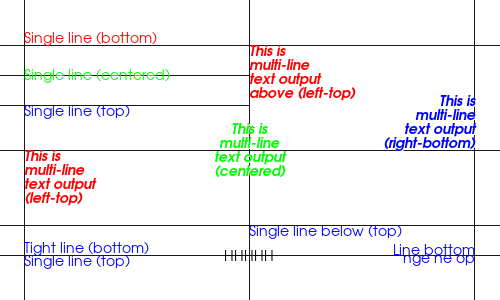

Python code for this plot:
#!/usr/bin/env python

# Demonstrate multiline 2D text with various justifications using vtkTextMapper.

import vtkmodules.vtkInteractionStyle  # noqa: F401
import vtkmodules.vtkRenderingFreeType  # noqa: F401
import vtkmodules.vtkRenderingOpenGL2  # noqa: F401

from vtkmodules.vtkCommonCore import vtkPoints
from vtkmodules.vtkCommonDataModel import (
    vtkCellArray,
    vtkPolyData,
)
from vtkmodules.vtkRenderingCore import (
    vtkActor2D,
    vtkCoordinate,
    vtkPolyDataMapper2D,
    vtkRenderWindow,
    vtkRenderWindowInteractor,
    vtkRenderer,
    vtkTextMapper,
    vtkTextProperty,
)

font_size = 14

# Common single-line text property
single_line_text_prop = vtkTextProperty()
single_line_text_prop.SetFontSize(font_size)
single_line_text_prop.SetFontFamilyToArial()
single_line_text_prop.BoldOff()
single_line_text_prop.ItalicOff()
single_line_text_prop.ShadowOff()

# Common multi-line text property
multi_line_text_prop = vtkTextProperty()
multi_line_text_prop.ShallowCopy(single_line_text_prop)
multi_line_text_prop.BoldOn()
multi_line_text_prop.ItalicOn()
multi_line_text_prop.ShadowOn()

# Single line — bottom justified
single_line_text_b = vtkTextMapper()
single_line_text_b.SetInput("Single line (bottom)")
text_property = single_line_text_b.GetTextProperty()
text_property.ShallowCopy(single_line_text_prop)
text_property.SetVerticalJustificationToBottom()
text_property.SetColor(1, 0, 0)

single_line_text_actor_b = vtkActor2D()
single_line_text_actor_b.SetMapper(single_line_text_b)
single_line_text_actor_b.GetPositionCoordinate().SetCoordinateSystemToNormalizedDisplay()
single_line_text_actor_b.GetPositionCoordinate().SetValue(0.05, 0.85)

# Single line — centered
single_line_text_c = vtkTextMapper()
single_line_text_c.SetInput("Single line (centered)")
text_property = single_line_text_c.GetTextProperty()
text_property.ShallowCopy(single_line_text_prop)
text_property.SetVerticalJustificationToCentered()
text_property.SetColor(0, 1, 0)

single_line_text_actor_c = vtkActor2D()
single_line_text_actor_c.SetMapper(single_line_text_c)
single_line_text_actor_c.GetPositionCoordinate().SetCoordinateSystemToNormalizedDisplay()
single_line_text_actor_c.GetPositionCoordinate().SetValue(0.05, 0.75)

# Single line — top justified
single_line_text_t = vtkTextMapper()
single_line_text_t.SetInput("Single line (top)")
text_property = single_line_text_t.GetTextProperty()
text_property.ShallowCopy(single_line_text_prop)
text_property.SetVerticalJustificationToTop()
text_property.SetColor(0, 0, 1)

single_line_text_actor_t = vtkActor2D()
single_line_text_actor_t.SetMapper(single_line_text_t)
single_line_text_actor_t.GetPositionCoordinate().SetCoordinateSystemToNormalizedDisplay()
single_line_text_actor_t.GetPositionCoordinate().SetValue(0.05, 0.65)

# Single line — top below 0.5
single_line_text_tb = vtkTextMapper()
single_line_text_tb.SetInput("Single line below (top)")
text_property = single_line_text_tb.GetTextProperty()
text_property.ShallowCopy(single_line_text_prop)
text_property.SetVerticalJustificationToTop()
text_property.SetColor(0, 0, 1)

single_line_text_actor_tb = vtkActor2D()
single_line_text_actor_tb.SetMapper(single_line_text_tb)
single_line_text_actor_tb.GetPositionCoordinate().SetCoordinateSystemToNormalizedDisplay()
single_line_text_actor_tb.GetPositionCoordinate().SetValue(0.5, 0.25)

# Single line — centered with tight bounding box
single_line_text_cc = vtkTextMapper()
single_line_text_cc.SetInput("HHHHH")
text_property = single_line_text_cc.GetTextProperty()
text_property.ShallowCopy(single_line_text_prop)
text_property.SetJustificationToCentered()
text_property.SetVerticalJustificationToCentered()
text_property.UseTightBoundingBoxOn()
text_property.SetColor(0, 0, 0)

single_line_text_actor_cc = vtkActor2D()
single_line_text_actor_cc.SetMapper(single_line_text_cc)
single_line_text_actor_cc.GetPositionCoordinate().SetCoordinateSystemToNormalizedDisplay()
single_line_text_actor_cc.GetPositionCoordinate().SetValue(0.5, 0.15)

# Single line — bottom-right with tight bounding box
single_line_text_br = vtkTextMapper()
single_line_text_br.SetInput("Line bottom")
text_property = single_line_text_br.GetTextProperty()
text_property.ShallowCopy(single_line_text_prop)
text_property.SetJustificationToRight()
text_property.SetVerticalJustificationToBottom()
text_property.UseTightBoundingBoxOn()
text_property.SetColor(0, 0, 1)

single_line_text_actor_br = vtkActor2D()
single_line_text_actor_br.SetMapper(single_line_text_br)
single_line_text_actor_br.GetPositionCoordinate().SetCoordinateSystemToNormalizedDisplay()
single_line_text_actor_br.GetPositionCoordinate().SetValue(0.95, 0.15)

# Single line — bottom-left with tight bounding box
single_line_text_bl = vtkTextMapper()
single_line_text_bl.SetInput("Tight line (bottom)")
text_property = single_line_text_bl.GetTextProperty()
text_property.ShallowCopy(single_line_text_prop)
text_property.SetJustificationToLeft()
text_property.SetVerticalJustificationToBottom()
text_property.UseTightBoundingBoxOn()
text_property.SetColor(0, 0, 1)

single_line_text_actor_bl = vtkActor2D()
single_line_text_actor_bl.SetMapper(single_line_text_bl)
single_line_text_actor_bl.GetPositionCoordinate().SetCoordinateSystemToNormalizedDisplay()
single_line_text_actor_bl.GetPositionCoordinate().SetValue(0.05, 0.15)

# Single line — left-top with tight bounding box
single_line_text_ltt = vtkTextMapper()
single_line_text_ltt.SetInput("Single line (top)")
text_property = single_line_text_ltt.GetTextProperty()
text_property.ShallowCopy(single_line_text_prop)
text_property.SetVerticalJustificationToTop()
text_property.UseTightBoundingBoxOn()
text_property.SetColor(0, 0, 1)

single_line_text_actor_ltt = vtkActor2D()
single_line_text_actor_ltt.SetMapper(single_line_text_ltt)
single_line_text_actor_ltt.GetPositionCoordinate().SetCoordinateSystemToNormalizedDisplay()
single_line_text_actor_ltt.GetPositionCoordinate().SetValue(0.05, 0.15)

# Single line — right-top with tight bounding box
single_line_text_rtt = vtkTextMapper()
single_line_text_rtt.SetInput("nge ne op")
text_property = single_line_text_rtt.GetTextProperty()
text_property.ShallowCopy(single_line_text_prop)
text_property.SetJustificationToRight()
text_property.SetVerticalJustificationToTop()
text_property.UseTightBoundingBoxOn()
text_property.SetColor(0, 0, 1)

single_line_text_actor_rtt = vtkActor2D()
single_line_text_actor_rtt.SetMapper(single_line_text_rtt)
single_line_text_actor_rtt.GetPositionCoordinate().SetCoordinateSystemToNormalizedDisplay()
single_line_text_actor_rtt.GetPositionCoordinate().SetValue(0.95, 0.15)

# Multi-line — left-top justified
text_mapper_l = vtkTextMapper()
text_mapper_l.SetInput("This is\nmulti-line\ntext output\n(left-top)")
text_property = text_mapper_l.GetTextProperty()
text_property.ShallowCopy(multi_line_text_prop)
text_property.SetJustificationToLeft()
text_property.SetVerticalJustificationToTop()
text_property.SetColor(1, 0, 0)

text_actor_l = vtkActor2D()
text_actor_l.SetMapper(text_mapper_l)
text_actor_l.GetPositionCoordinate().SetCoordinateSystemToNormalizedDisplay()
text_actor_l.GetPositionCoordinate().SetValue(0.05, 0.5)

# Multi-line — left-top above 0.5
text_mapper_la = vtkTextMapper()
text_mapper_la.SetInput("This is\nmulti-line\ntext output\nabove (left-top)")
text_property = text_mapper_la.GetTextProperty()
text_property.ShallowCopy(multi_line_text_prop)
text_property.SetJustificationToLeft()
text_property.SetVerticalJustificationToTop()
text_property.SetColor(1, 0, 0)

text_actor_la = vtkActor2D()
text_actor_la.SetMapper(text_mapper_la)
text_actor_la.GetPositionCoordinate().SetCoordinateSystemToNormalizedDisplay()
text_actor_la.GetPositionCoordinate().SetValue(0.5, 0.85)

# Multi-line — centered
text_mapper_c = vtkTextMapper()
text_mapper_c.SetInput("This is\nmulti-line\ntext output\n(centered)")
text_property = text_mapper_c.GetTextProperty()
text_property.ShallowCopy(multi_line_text_prop)
text_property.SetJustificationToCentered()
text_property.SetVerticalJustificationToCentered()
text_property.SetColor(0, 1, 0)

text_actor_c = vtkActor2D()
text_actor_c.SetMapper(text_mapper_c)
text_actor_c.GetPositionCoordinate().SetCoordinateSystemToNormalizedDisplay()
text_actor_c.GetPositionCoordinate().SetValue(0.5, 0.5)

# Multi-line — right-bottom
text_mapper_r = vtkTextMapper()
text_mapper_r.SetInput("This is\nmulti-line\ntext output\n(right-bottom)")
text_property = text_mapper_r.GetTextProperty()
text_property.ShallowCopy(multi_line_text_prop)
text_property.SetJustificationToRight()
text_property.SetVerticalJustificationToBottom()
text_property.SetColor(0, 0, 1)

text_actor_r = vtkActor2D()
text_actor_r.SetMapper(text_mapper_r)
text_actor_r.GetPositionCoordinate().SetCoordinateSystemToNormalizedDisplay()
text_actor_r.GetPositionCoordinate().SetValue(0.95, 0.5)

# Grid lines for reference
pts = vtkPoints()
pts.InsertNextPoint(0.05, 0.0, 0.0)
pts.InsertNextPoint(0.05, 1.0, 0.0)
pts.InsertNextPoint(0.5, 0.0, 0.0)
pts.InsertNextPoint(0.5, 1.0, 0.0)
pts.InsertNextPoint(0.95, 0.0, 0.0)
pts.InsertNextPoint(0.95, 1.0, 0.0)
pts.InsertNextPoint(0.0, 0.5, 0.0)
pts.InsertNextPoint(1.0, 0.5, 0.0)
pts.InsertNextPoint(0.00, 0.85, 0.0)
pts.InsertNextPoint(1.00, 0.85, 0.0)
pts.InsertNextPoint(0.00, 0.75, 0.0)
pts.InsertNextPoint(0.50, 0.75, 0.0)
pts.InsertNextPoint(0.00, 0.65, 0.0)
pts.InsertNextPoint(0.50, 0.65, 0.0)
pts.InsertNextPoint(0.00, 0.25, 0.0)
pts.InsertNextPoint(1.00, 0.25, 0.0)
pts.InsertNextPoint(0.00, 0.15, 0.0)
pts.InsertNextPoint(1.00, 0.15, 0.0)

lines = vtkCellArray()
lines.InsertNextCell(2)
lines.InsertCellPoint(0)
lines.InsertCellPoint(1)
lines.InsertNextCell(2)
lines.InsertCellPoint(2)
lines.InsertCellPoint(3)
lines.InsertNextCell(2)
lines.InsertCellPoint(4)
lines.InsertCellPoint(5)
lines.InsertNextCell(2)
lines.InsertCellPoint(6)
lines.InsertCellPoint(7)
lines.InsertNextCell(2)
lines.InsertCellPoint(8)
lines.InsertCellPoint(9)
lines.InsertNextCell(2)
lines.InsertCellPoint(10)
lines.InsertCellPoint(11)
lines.InsertNextCell(2)
lines.InsertCellPoint(12)
lines.InsertCellPoint(13)
lines.InsertNextCell(2)
lines.InsertCellPoint(14)
lines.InsertCellPoint(15)
lines.InsertNextCell(2)
lines.InsertCellPoint(16)
lines.InsertCellPoint(17)

grid = vtkPolyData()
grid.SetPoints(pts)
grid.SetLines(lines)

norm_coords = vtkCoordinate()
norm_coords.SetCoordinateSystemToNormalizedDisplay()

grid_mapper = vtkPolyDataMapper2D()
grid_mapper.SetInputData(grid)
grid_mapper.SetTransformCoordinate(norm_coords)

grid_actor = vtkActor2D()
grid_actor.SetMapper(grid_mapper)
grid_actor.GetProperty().SetColor(0.1, 0.1, 0.1)

# Renderer
renderer = vtkRenderer()
renderer.AddViewProp(grid_actor)
renderer.AddViewProp(text_actor_l)
renderer.AddViewProp(single_line_text_actor_t)
renderer.AddViewProp(text_actor_la)
renderer.AddViewProp(text_actor_c)
renderer.AddViewProp(text_actor_r)
renderer.AddViewProp(single_line_text_actor_b)
renderer.AddViewProp(single_line_text_actor_c)
renderer.AddViewProp(single_line_text_actor_ltt)
renderer.AddViewProp(single_line_text_actor_rtt)
renderer.AddViewProp(single_line_text_actor_tb)
renderer.AddViewProp(single_line_text_actor_br)
renderer.AddViewProp(single_line_text_actor_bl)
renderer.AddViewProp(single_line_text_actor_cc)
renderer.SetBackground(1, 1, 1)

# Render window
render_window = vtkRenderWindow()
render_window.AddRenderer(renderer)
render_window.SetWindowName("multi line text free type")
render_window.SetMultiSamples(0)
render_window.SetSize(500, 300)

# Interactor
interactor = vtkRenderWindowInteractor()
interactor.SetRenderWindow(render_window)

# Scene
renderer.GetActiveCamera().Zoom(1.5)

interactor.Initialize()
interactor.Start()
